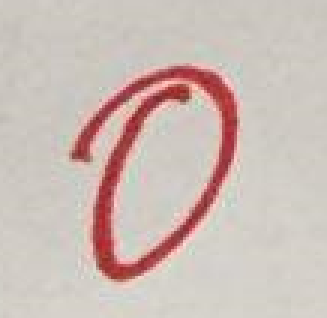
#> input picture dataset/0/1.png, 109 x 106 px, given in place of 1.png.png, which was not available (shown 3 times larger)
$ python -i digit_recognition.py   (imports and definitions only)
#> lines starting #> are read from the running program, lines starting #| are printed output that depends on the picture; after the words box and inside, x2 and y2 are one past the last pixel; in counts of white or black regions, pixels touching at a corner belong together; pictures that were not available may be replaced by others from this repository, and a replacement may not be noted
import cv2
import matplotlib.pyplot as plt
import numpy as np
from keras.datasets import mnist
from keras.layers import Dense, Conv2D, Flatten, MaxPooling2D
from keras.models import Sequential
from keras.utils import to_categorical


class DigitRecognition:

    def __init__(self):
        self.X_train = ''
        self.X_test = ''
        self.y_train = ''
        self.y_test = ''
        self.model = ''

    def load_data(self):
        # download mnist data and split into train and test sets
        (X_train, y_train), (X_test, y_test) = mnist.load_data()

    def show_data(self, id):
        plt.imshow(self.X_test[id], cmap='Greys_r')

    '''
    By default, the shape of every image in the mnist dataset is 28 x 28,
    so we will not need to check the shape of all the images. When using
    real-world datasets, you may not be so lucky. 28 x 28 is also a
    fairly small size, so the CNN will be able to run over each image
    pretty quickly.
    '''

    def show_shape(self, id):
        print(self.X_train[id].shape)

    '''
    Next, we need to reshape our dataset inputs (X_train and X_test) to
    the shape that our model expects when we train the model. The first
    number is the number of images (60,000 for X_train and 10,000 for
    X_test). Then comes the shape of each image (28x28). The last number
    is 1, which signifies that the images are greyscale.
    '''

    def reshape_data(self):
        # reshape data to fit model
        self.X_train = self.X_train.reshape(60000, 28, 28, 1)
        self.X_test = self.X_test.reshape(10000, 28, 28, 1)

    '''
    We need to 'one-hot-encode' our target variable. This means that a
    column will be created for each output category and a binary variable
    is inputted for each category. For example, we saw that the first
    image in the dataset is a 5. This means that the sixth number in our
    array will have a 1 and the rest of the array will be filled with 0.
    '''

    def one_hot_encode(self):
        # one-hot encode target column
        self.y_train = to_categorical(self.y_train)
        self.y_test = to_categorical(self.y_test)

    '''
    The model type that we will be using is Sequential. Sequential is the
    easiest way to build a model in Keras. It allows you to build a model
    layer by layer. We use the 'add()' function to add layers to our model.
    Our first 2 layers are Conv2D layers. These are convolution layers that
    will deal with our input images, which are seen as 2-dimensional matrices.
    64 in the first layer and 32 in the second layer are the number of nodes
    in each layer. This number can be adjusted to be higher or lower,
    depending on the size of the dataset. In our case, 64 and 32 work well,
    so we will stick with this for now. Kernel size is the size of the filter
    matrix for our convolution. So a kernel size of 3 means we will have a
    3x3 filter matrix. Refer back to the introduction and the first image
    for a refresher on this. Activation is the activation function for the
    layer. The activation function we will be using for our first 2 layers
    is the ReLU, or Rectified Linear Activation. This activation function
    has been proven to work well in neural networks. Our first layer also
    takes in an input shape. This is the shape of each input image, 28,28,1
    as seen earlier on, with the 1 signifying that the images are greyscale.
    In between the Conv2D layers and the dense layer, there is a 'Flatten'
    layer. Flatten serves as a connection between the convolution and dense
    layers. ‘Dense’ is the layer type we will use in for our output layer.
    Dense is a standard layer type that is used in many cases for neural
    networks. We will have 10 nodes in our output layer, one for each
    possible outcome (0–9). The activation is 'softmax'. Softmax makes the
    output sum up to 1 so the output can be interpreted as probabilities.
    The model will then make its prediction based on which option has the
    highest probability.
    '''

    def build_model(self):
        # create model
        self.model = Sequential()
        # add model layers
        self.model.add(Conv2D(256, kernel_size=5, activation='relu', input_shape=(28, 28, 1)))
        self.model.add(MaxPooling2D(pool_size=(2, 2)))
        # model.add(Dropout(0.1))
        self.model.add(Conv2D(256, kernel_size=5, activation='relu'))
        self.model.add(MaxPooling2D(pool_size=(2, 2)))
        # model.add(Dropout(0.1))
        self.model.add(Flatten())
        self.model.add(Dense(10, activation='softmax'))

    '''
    If you want to see the actual predictions that our model has made for
    the test data, we can use the predict function. The predict function
    will give an array with 10 numbers. These numbers are the probabilities
    that the input image represents each digit (0–9). The array index with
    the highest number represents the model prediction. The sum of each
    array equals 1 (since each number is a probability). To show this, we
    will show the predictions for the first 4 images in the test set. Note:
    If we have new data, we can input our new data into the predict function
    to see the predictions our model makes on the new data. Since we don’t
    have any new unseen data, we will show predictions using the test set
    for now.
    '''

    def check(folder, digit):
#> called with digit = 'dataset/0/1.png'
        img = cv2.imread(f'digit_predict_set/{folder}/{digit}.png')
#> img is the input picture: shape (106, 109, 3); mean B, G, R 182.9, 189, 204.5
        gray = cv2.cvtColor(img, cv2.COLOR_BGR2GRAY)
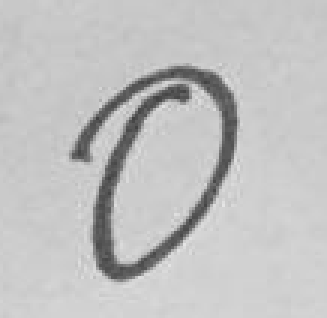
#> gray: shape (106, 109) (shown 3 times larger); min 65, max 229, mean 193
        dim = (28, 28)
        # resize image
        resized = cv2.resize(gray, dim, interpolation=cv2.INTER_AREA)
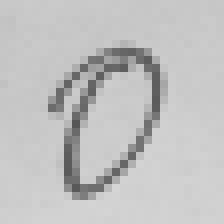
#> resized: shape (28, 28) (shown 8 times larger); min 86, max 213, mean 193
        resized = cv2.bitwise_not(resized)
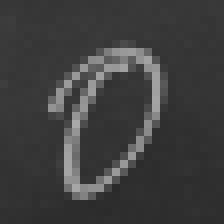
#> resized: shape (28, 28) (shown 8 times larger); min 42, max 169, mean 62
        ret, resized = cv2.threshold(resized, 85, 255, cv2.THRESH_BINARY)
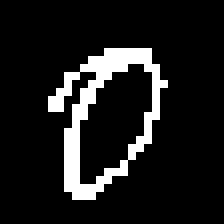
#> resized: shape (28, 28) (shown 8 times larger); 11.1% white in thin lines or dots, all inside (x1, y1, x2, y2) = (6, 6, 21, 25)
        plt.imshow(resized, cmap='Greys_r')
        a = resized
        a = np.expand_dims(a, axis=(0, 3))
#> (the run stopped early here; a loop or call above may not have finished)

$ run again, on dataset/0/2.png
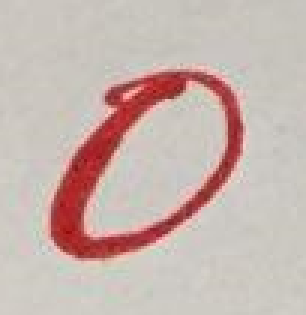
#> input picture dataset/0/2.png, 102 x 105 px, given in place of 2.png.png, which was not available (shown 3 times larger)
#> in check, img is the input picture: shape (105, 102, 3); mean B, G, R 175.5, 181.4, 199.9
#> in check, `gray = cv2.cvtColor(img, cv2.COLOR_BGR2GRAY)`:
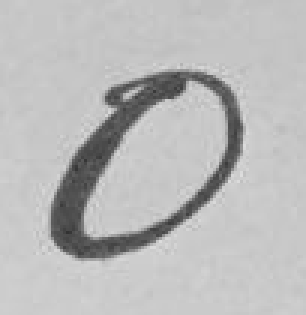
#> gray: shape (105, 102) (shown 3 times larger); min 50, max 221, mean 186.2
#> in check, `ret, resized = cv2.threshold(resized, 85, 255, cv2.THRESH_BINARY)`:
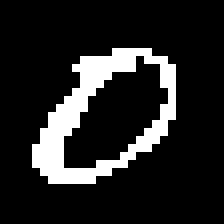
#> resized: shape (28, 28) (shown 8 times larger); 14.2% white in thin lines or dots, all inside (x1, y1, x2, y2) = (4, 6, 22, 23)

$ run again, on dataset/0/3.png
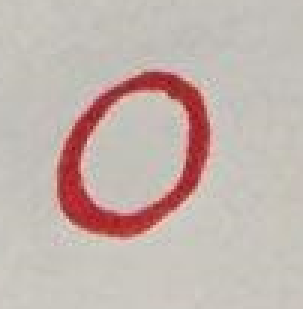
#> input picture dataset/0/3.png, 101 x 103 px, given in place of 3.png.png, which was not available (shown 3 times larger)
#> in check, img is the input picture: shape (103, 101, 3); mean B, G, R 174.8, 180.5, 195.5
#> in check, `gray = cv2.cvtColor(img, cv2.COLOR_BGR2GRAY)`:
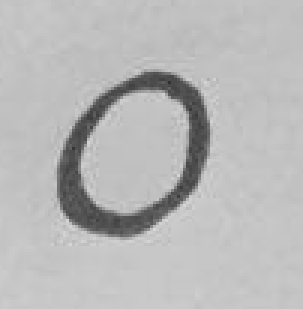
#> gray: shape (103, 101) (shown 3 times larger); min 49, max 217, mean 184.3
#> in check, `ret, resized = cv2.threshold(resized, 85, 255, cv2.THRESH_BINARY)`:
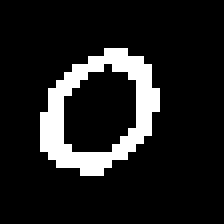
#> resized: shape (28, 28) (shown 8 times larger); 12.1% white in thin lines or dots, all inside (x1, y1, x2, y2) = (5, 6, 20, 22)
